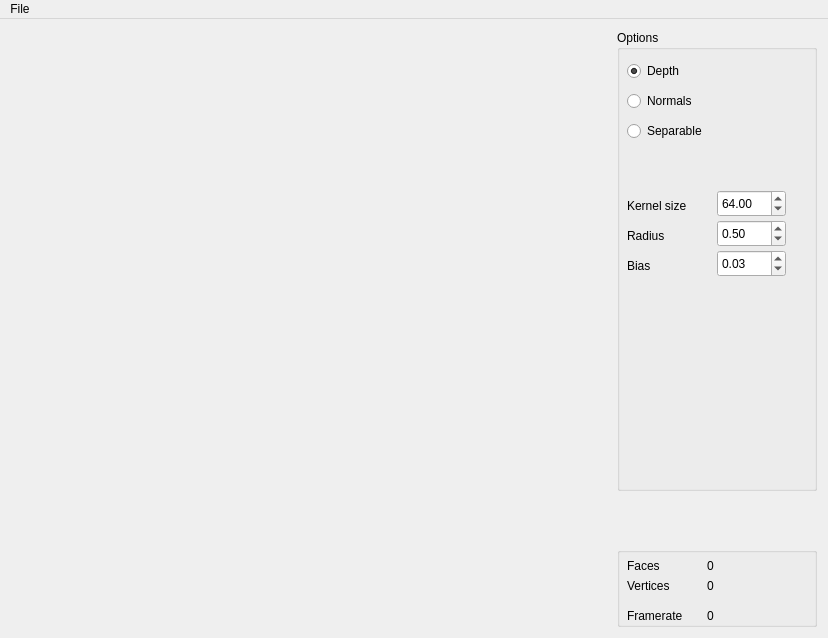
<?xml version="1.0" encoding="UTF-8"?>
<ui version="4.0">
 <class>MainWindow</class>
 <widget class="QMainWindow" name="MainWindow">
  <property name="geometry">
   <rect>
    <x>0</x>
    <y>0</y>
    <width>828</width>
    <height>638</height>
   </rect>
  </property>
  <property name="minimumSize">
   <size>
    <width>827</width>
    <height>618</height>
   </size>
  </property>
  <property name="baseSize">
   <size>
    <width>600</width>
    <height>600</height>
   </size>
  </property>
  <property name="windowTitle">
   <string>MainWindow</string>
  </property>
  <widget class="QWidget" name="Widget">
   <property name="minimumSize">
    <size>
     <width>827</width>
     <height>0</height>
    </size>
   </property>
   <property name="baseSize">
    <size>
     <width>600</width>
     <height>600</height>
    </size>
   </property>
   <layout class="QHBoxLayout" name="horizontalLayout">
    <item>
     <widget class="GLWidget" name="glwidget" native="true">
      <property name="minimumSize">
       <size>
        <width>600</width>
        <height>600</height>
       </size>
      </property>
      <property name="maximumSize">
       <size>
        <width>16777215</width>
        <height>16777215</height>
       </size>
      </property>
      <property name="baseSize">
       <size>
        <width>600</width>
        <height>600</height>
       </size>
      </property>
     </widget>
    </item>
    <item>
     <layout class="QVBoxLayout" name="Configuration">
      <item>
       <widget class="QGroupBox" name="TreeOptions">
        <property name="minimumSize">
         <size>
          <width>200</width>
          <height>0</height>
         </size>
        </property>
        <property name="maximumSize">
         <size>
          <width>200</width>
          <height>16777215</height>
         </size>
        </property>
        <property name="title">
         <string>Options</string>
        </property>
        <widget class="QRadioButton" name="radio_mode1">
         <property name="geometry">
          <rect>
           <x>10</x>
           <y>30</y>
           <width>117</width>
           <height>22</height>
          </rect>
         </property>
         <property name="text">
          <string>Depth</string>
         </property>
         <property name="checked">
          <bool>true</bool>
         </property>
        </widget>
        <widget class="QRadioButton" name="radio_mode2">
         <property name="geometry">
          <rect>
           <x>10</x>
           <y>60</y>
           <width>117</width>
           <height>22</height>
          </rect>
         </property>
         <property name="text">
          <string>Normals</string>
         </property>
        </widget>
        <widget class="QRadioButton" name="radio_mode3">
         <property name="geometry">
          <rect>
           <x>10</x>
           <y>90</y>
           <width>117</width>
           <height>22</height>
          </rect>
         </property>
         <property name="text">
          <string>Separable</string>
         </property>
        </widget>
        <widget class="QDoubleSpinBox" name="spin_kernels">
         <property name="geometry">
          <rect>
           <x>100</x>
           <y>160</y>
           <width>69</width>
           <height>27</height>
          </rect>
         </property>
         <property name="maximum">
          <double>128.000000000000000</double>
         </property>
         <property name="minimum">
          <double>8.000000000000000</double>
         </property>
         <property name="singleStep">
          <double>8</double>
         </property>
         <property name="value">
          <double>64.000000000000000</double>
         </property>
        </widget>
        <widget class="QDoubleSpinBox" name="spin_radius">
         <property name="geometry">
          <rect>
           <x>100</x>
           <y>190</y>
           <width>69</width>
           <height>27</height>
          </rect>
         </property>
         <property name="maximum">
          <double>1.000000000000000</double>
         </property>
         <property name="minimum">
          <double>0.05</double>
         </property>
         <property name="singleStep">
          <double>0.050000000000000</double>
         </property>
         <property name="value">
          <double>0.5</double>
         </property>
        </widget>
        <widget class="QDoubleSpinBox" name="spin_bias">
         <property name="geometry">
          <rect>
           <x>100</x>
           <y>220</y>
           <width>69</width>
           <height>27</height>
          </rect>
         </property>
         <property name="maximum">
          <double>1.000000000000000</double>
         </property>
         <property name="minimum">
          <double>0.005000000000000</double>
         </property>
         <property name="singleStep">
          <double>0.005000000000000</double>
         </property>
         <property name="value">
          <double>0.025</double>
         </property>
        </widget>
        
        <widget class="QLabel" name="label">
         <property name="geometry">
          <rect>
           <x>10</x>
           <y>160</y>
           <width>82</width>
           <height>31</height>
          </rect>
         </property>
         <property name="text">
          <string>Kernel size</string>
         </property>
        </widget>
        <widget class="QLabel" name="label_2">
         <property name="geometry">
          <rect>
           <x>10</x>
           <y>190</y>
           <width>82</width>
           <height>31</height>
          </rect>
         </property>
         <property name="text">
          <string>Radius</string>
         </property>
        </widget>
        <widget class="QLabel" name="label_3">
         <property name="geometry">
          <rect>
           <x>10</x>
           <y>220</y>
           <width>82</width>
           <height>31</height>
          </rect>
         </property>
         <property name="text">
          <string>Bias</string>
         </property>
        </widget>
        
       </widget>
      </item>
      <item>
       <spacer name="Spacer">
        <property name="orientation">
         <enum>Qt::Vertical</enum>
        </property>
        <property name="sizeType">
         <enum>QSizePolicy::Maximum</enum>
        </property>
        <property name="sizeHint" stdset="0">
         <size>
          <width>50</width>
          <height>50</height>
         </size>
        </property>
       </spacer>
      </item>
      <item>
       <widget class="QGroupBox" name="RenderOptions">
        <property name="sizePolicy">
         <sizepolicy hsizetype="Minimum" vsizetype="Minimum">
          <horstretch>0</horstretch>
          <verstretch>0</verstretch>
         </sizepolicy>
        </property>
        <property name="maximumSize">
         <size>
          <width>200</width>
          <height>80</height>
         </size>
        </property>
        <property name="baseSize">
         <size>
          <width>0</width>
          <height>100</height>
         </size>
        </property>
        <property name="title">
         <string/>
        </property>
        <widget class="QLabel" name="Label_NumFaces">
         <property name="geometry">
          <rect>
           <x>90</x>
           <y>10</y>
           <width>91</width>
           <height>17</height>
          </rect>
         </property>
         <property name="text">
          <string>0</string>
         </property>
        </widget>
        <widget class="QLabel" name="Label_Faces">
         <property name="geometry">
          <rect>
           <x>10</x>
           <y>10</y>
           <width>67</width>
           <height>17</height>
          </rect>
         </property>
         <property name="text">
          <string>Faces</string>
         </property>
        </widget>
        <widget class="QLabel" name="Label_Vertices">
         <property name="geometry">
          <rect>
           <x>10</x>
           <y>30</y>
           <width>67</width>
           <height>17</height>
          </rect>
         </property>
         <property name="text">
          <string>Vertices</string>
         </property>
        </widget>
        <widget class="QLabel" name="Label_NumVertices">
         <property name="geometry">
          <rect>
           <x>90</x>
           <y>30</y>
           <width>91</width>
           <height>17</height>
          </rect>
         </property>
         <property name="text">
          <string>0</string>
         </property>
        </widget>
        <widget class="QLabel" name="Label_Framerate">
         <property name="geometry">
          <rect>
           <x>10</x>
           <y>60</y>
           <width>71</width>
           <height>17</height>
          </rect>
         </property>
         <property name="text">
          <string>Framerate</string>
         </property>
        </widget>
        <widget class="QLabel" name="Label_NumFramerate">
         <property name="geometry">
          <rect>
           <x>90</x>
           <y>60</y>
           <width>91</width>
           <height>17</height>
          </rect>
         </property>
         <property name="text">
          <string>0</string>
         </property>
        </widget>
       </widget>
      </item>
     </layout>
    </item>
   </layout>
  </widget>
  <widget class="QMenuBar" name="menuBar">
   <property name="geometry">
    <rect>
     <x>0</x>
     <y>0</y>
     <width>828</width>
     <height>25</height>
    </rect>
   </property>
   <widget class="QMenu" name="menuFile">
    <property name="title">
     <string>File</string>
    </property>
    <addaction name="actionQuit"/>
    <addaction name="actionLoad"/>
   </widget>
   <addaction name="menuFile"/>
  </widget>
  <action name="actionQuit">
   <property name="text">
    <string>Quit</string>
   </property>
  </action>
  <action name="actionLoad">
   <property name="text">
    <string>Load Model</string>
   </property>
  </action>
 </widget>
 <layoutdefault spacing="6" margin="11"/>
 <customwidgets>
  <customwidget>
   <class>GLWidget</class>
   <extends>QWidget</extends>
   <header>glwidget.h</header>
   <container>1</container>
   <slots>
    <signal>SetFaces(QString)</signal>
    <signal>SetVertices(QString)</signal>
    <signal>SetFramerate(QString)</signal>
    <slot>SetMode1(bool)</slot>
    <slot>SetMode2(bool)</slot>
    <slot>SetMode3(bool)</slot>
    <slot>SetKernels(double)</slot>
    <slot>SetRadius(double)</slot>
    <slot>SetBias(double)</slot>
   </slots>
  </customwidget>
 </customwidgets>
 <resources/>
 <connections>
  <connection>
   <sender>glwidget</sender>
   <signal>SetFaces(QString)</signal>
   <receiver>Label_NumFaces</receiver>
   <slot>setText(QString)</slot>
   <hints>
    <hint type="sourcelabel">
     <x>569</x>
     <y>566</y>
    </hint>
    <hint type="destinationlabel">
     <x>796</x>
     <y>566</y>
    </hint>
   </hints>
  </connection>
  <connection>
   <sender>glwidget</sender>
   <signal>SetVertices(QString)</signal>
   <receiver>Label_NumVertices</receiver>
   <slot>setText(QString)</slot>
   <hints>
    <hint type="sourcelabel">
     <x>593</x>
     <y>587</y>
    </hint>
    <hint type="destinationlabel">
     <x>796</x>
     <y>587</y>
    </hint>
   </hints>
  </connection>
  <connection>
   <sender>glwidget</sender>
   <signal>SetFramerate(QString)</signal>
   <receiver>Label_NumFramerate</receiver>
   <slot>setText(QString)</slot>
   <hints>
    <hint type="sourcelabel">
     <x>607</x>
     <y>623</y>
    </hint>
    <hint type="destinationlabel">
     <x>760</x>
     <y>617</y>
    </hint>
   </hints>
  </connection>
  <connection>
   <sender>radio_mode1</sender>
   <signal>clicked(bool)</signal>
   <receiver>glwidget</receiver>
   <slot>SetMode1(bool)</slot>
   <hints>
    <hint type="sourcelabel">
     <x>646</x>
     <y>80</y>
    </hint>
    <hint type="destinationlabel">
     <x>434</x>
     <y>75</y>
    </hint>
   </hints>
  </connection>
  <connection>
   <sender>radio_mode2</sender>
   <signal>clicked(bool)</signal>
   <receiver>glwidget</receiver>
   <slot>SetMode2(bool)</slot>
   <hints>
    <hint type="sourcelabel">
     <x>638</x>
     <y>107</y>
    </hint>
    <hint type="destinationlabel">
     <x>539</x>
     <y>106</y>
    </hint>
   </hints>
  </connection>
  <connection>
   <sender>radio_mode3</sender>
   <signal>clicked(bool)</signal>
   <receiver>glwidget</receiver>
   <slot>SetMode3(bool)</slot>
   <hints>
    <hint type="sourcelabel">
     <x>638</x>
     <y>107</y>
    </hint>
    <hint type="destinationlabel">
     <x>539</x>
     <y>106</y>
    </hint>
   </hints>
  </connection>
  <connection>
   <sender>spin_kernels</sender>
   <signal>valueChanged(double)</signal>
   <receiver>glwidget</receiver>
   <slot>SetKernels(double)</slot>
   <hints>
    <hint type="sourcelabel">
     <x>744</x>
     <y>160</y>
    </hint>
    <hint type="destinationlabel">
     <x>520</x>
     <y>159</y>
    </hint>
   </hints>
  </connection>
  <connection>
   <sender>spin_radius</sender>
   <signal>valueChanged(double)</signal>
   <receiver>glwidget</receiver>
   <slot>SetRadius(double)</slot>
   <hints>
    <hint type="sourcelabel">
     <x>709</x>
     <y>190</y>
    </hint>
    <hint type="destinationlabel">
     <x>559</x>
     <y>189</y>
    </hint>
   </hints>
  </connection>
  <connection>
   <sender>spin_bias</sender>
   <signal>valueChanged(double)</signal>
   <receiver>glwidget</receiver>
   <slot>SetBias(double)</slot>
   <hints>
    <hint type="sourcelabel">
     <x>709</x>
     <y>220</y>
    </hint>
    <hint type="destinationlabel">
     <x>559</x>
     <y>219</y>
    </hint>
   </hints>
  </connection>

 </connections>
 <slots>
  <signal>updated_plane(double,double,double,double,bool)</signal>
  <slot>toggle_transfer_function_dialog()</slot>
 </slots>
</ui>
